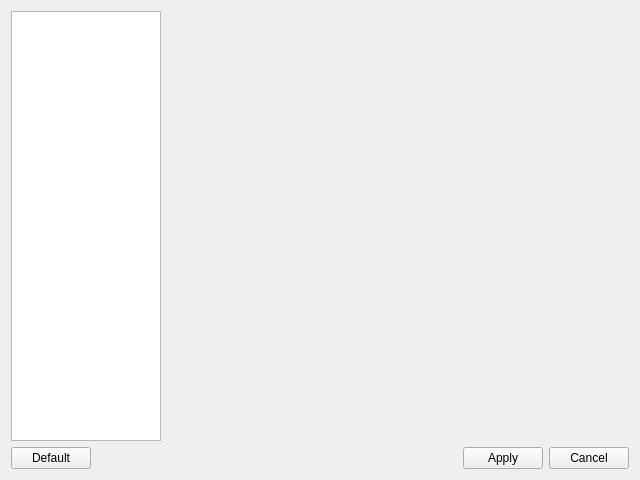
<?xml version="1.0" encoding="UTF-8"?>
<ui version="4.0">
 <class>MainSettingsWidget</class>
 <widget class="QWidget" name="MainSettingsWidget">
  <property name="geometry">
   <rect>
    <x>0</x>
    <y>0</y>
    <width>640</width>
    <height>480</height>
   </rect>
  </property>
  <property name="windowTitle">
   <string>Form</string>
  </property>
  <layout class="QVBoxLayout" name="verticalLayout">
   <item>
    <layout class="QHBoxLayout" name="horizontalLayout_2">
     <item>
      <widget class="QListWidget" name="listWidget">
       <property name="maximumSize">
        <size>
         <width>150</width>
         <height>16777215</height>
        </size>
       </property>
      </widget>
     </item>
     <item>
      <widget class="QStackedWidget" name="stackedWidget">
       <property name="currentIndex">
        <number>0</number>
       </property>
       <widget class="QWidget" name="page"/>
       <widget class="QWidget" name="page_2"/>
      </widget>
     </item>
    </layout>
   </item>
   <item>
    <layout class="QHBoxLayout" name="horizontalLayout">
     <item>
      <widget class="QPushButton" name="pushButton_3">
       <property name="text">
        <string>Default</string>
       </property>
      </widget>
     </item>
     <item>
      <spacer name="horizontalSpacer">
       <property name="orientation">
        <enum>Qt::Horizontal</enum>
       </property>
       <property name="sizeHint" stdset="0">
        <size>
         <width>40</width>
         <height>20</height>
        </size>
       </property>
      </spacer>
     </item>
     <item>
      <widget class="QPushButton" name="pushButton">
       <property name="text">
        <string>Apply</string>
       </property>
      </widget>
     </item>
     <item>
      <widget class="QPushButton" name="pushButton_2">
       <property name="text">
        <string>Cancel</string>
       </property>
      </widget>
     </item>
    </layout>
   </item>
  </layout>
 </widget>
 <resources/>
 <connections/>
</ui>
